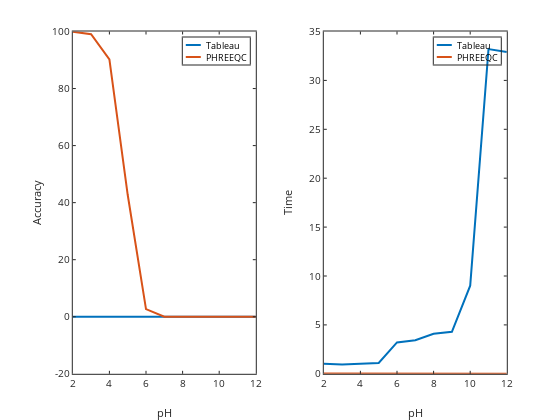

Notebook code for this chart:
### Code cell
subplot(121)
h=plot(pH,Almasserror,pH,AlmasserrorPHREEQC);
legend('Tableau','PHREEQC');
set(h,'linewidth',2)
xlabel('pH');ylabel('Accuracy (% error)')

subplot(122) 
h=plot(pH,tableautime,pH,PHREEQCtime);
legend('Tableau','PHREEQC');
set(h,'linewidth',2)
xlabel('pH');ylabel('Time')

### Figure 1 — Plotly figure (JSON) as saved in the notebook; plotly's stock layout.template omitted (floating-point values rounded to 4 significant figures)
{"data": [{"line": {"color": "rgb(0,113,188)", "dash": "solid", "width": 2}, "marker": {"color": "rgb(0,113,188)", "line": {"color": "rgb(0,113,188)"}, "size": 6, "symbol": "none"}, "mode": "lines", "name": "Tableau", "showlegend": true, "type": "scatter", "visibility": true, "x": [2, 3, 4, 5, 6, 7, 8, 9, 10, 11, 12], "xaxis": "x", "y": [7.974e-08, 7.974e-08, 7.974e-08, 7.974e-08, 7.974e-08, 7.974e-08, 7.974e-08, 7.974e-08, 7.974e-08, 7.974e-08, 7.974e-08], "yaxis": "y"}, {"line": {"color": "rgb(216,82,24)", "dash": "solid", "width": 2}, "marker": {"color": "rgb(216,82,24)", "line": {"color": "rgb(216,82,24)"}, "size": 6, "symbol": "none"}, "mode": "lines", "name": "PHREEQC", "showlegend": true, "type": "scatter", "visibility": true, "x": [2, 3, 4, 5, 6, 7, 8, 9, 10, 11, 12], "xaxis": "x", "y": [99.93, 99.04, 90.23, 42.76, 2.684, 0.005721, 5.728e-06, 5.84e-09, -8.903e-07, -3.619e-12, 1.429e-11], "yaxis": "y"}, {"hoverinfo": "none", "line": {"color": "rgb(0,113,188)", "dash": "solid", "width": 2}, "marker": {"color": "rgb(0,113,188)", "line": {"color": "rgb(0,113,188)"}, "size": 6, "symbol": "none"}, "mode": "lines", "name": "", "showlegend": false, "type": "scatter", "visibility": true, "x": [3, 18], "xaxis": "x2", "y": [7.5, 7.5], "yaxis": "y2"}, {"hoverinfo": "none", "line": {"color": "rgb(216,82,24)", "dash": "solid", "width": 2}, "marker": {"color": "rgb(216,82,24)", "line": {"color": "rgb(216,82,24)"}, "size": 6, "symbol": "none"}, "mode": "lines", "name": "", "showlegend": false, "type": "scatter", "visibility": true, "x": [3, 18], "xaxis": "x2", "y": [19.5, 19.5], "yaxis": "y2"}, {"line": {"color": "rgb(0,113,188)", "dash": "solid", "width": 2}, "marker": {"color": "rgb(0,113,188)", "line": {"color": "rgb(0,113,188)"}, "size": 6, "symbol": "none"}, "mode": "lines", "name": "Tableau", "showlegend": true, "type": "scatter", "visibility": true, "x": [2, 3, 4, 5, 6, 7, 8, 9, 10, 11, 12], "xaxis": "x3", "y": [1.016, 0.9576, 1.038, 1.11, 3.21, 3.438, 4.086, 4.296, 9.012, 33.2, 32.9], "yaxis": "y3"}, {"line": {"color": "rgb(216,82,24)", "dash": "solid", "width": 2}, "marker": {"color": "rgb(216,82,24)", "line": {"color": "rgb(216,82,24)"}, "size": 6, "symbol": "none"}, "mode": "lines", "name": "PHREEQC", "showlegend": true, "type": "scatter", "visibility": true, "x": [2, 3, 4, 5, 6, 7, 8, 9, 10, 11, 12], "xaxis": "x3", "y": [0.02569, 0.02145, 0.02015, 0.02533, 0.02089, 0.01761, 0.01776, 0.01704, 0.01771, 0.01697, 0.01764], "yaxis": "y3"}, {"hoverinfo": "none", "line": {"color": "rgb(0,113,188)", "dash": "solid", "width": 2}, "marker": {"color": "rgb(0,113,188)", "line": {"color": "rgb(0,113,188)"}, "size": 6, "symbol": "none"}, "mode": "lines", "name": "", "showlegend": false, "type": "scatter", "visibility": true, "x": [3, 18], "xaxis": "x4", "y": [7.5, 7.5], "yaxis": "y4"}, {"hoverinfo": "none", "line": {"color": "rgb(216,82,24)", "dash": "solid", "width": 2}, "marker": {"color": "rgb(216,82,24)", "line": {"color": "rgb(216,82,24)"}, "size": 6, "symbol": "none"}, "mode": "lines", "name": "", "showlegend": false, "type": "scatter", "visibility": true, "x": [3, 18], "xaxis": "x4", "y": [19.5, 19.5], "yaxis": "y4"}], "layout": {"annotations": [{"font": {"color": "rgb(0, 0, 0)", "size": 9}, "showarrow": false, "text": "Tableau", "x": 21, "xanchor": "left", "xref": "x2", "y": 7.5, "yanchor": "middle", "yref": "y2"}, {"font": {"color": "rgb(0, 0, 0)", "size": 9}, "showarrow": false, "text": "PHREEQC", "x": 21, "xanchor": "left", "xref": "x2", "y": 19.5, "yanchor": "middle", "yref": "y2"}, {"font": {"color": "rgb(0, 0, 0)", "size": 9}, "showarrow": false, "text": "Tableau", "x": 21, "xanchor": "left", "xref": "x4", "y": 7.5, "yanchor": "middle", "yref": "y4"}, {"font": {"color": "rgb(0, 0, 0)", "size": 9}, "showarrow": false, "text": "PHREEQC", "x": 21, "xanchor": "left", "xref": "x4", "y": 19.5, "yanchor": "middle", "yref": "y4"}], "height": 420, "hovermode": "closest", "margin": {"b": 0, "l": 0, "r": 0, "t": 0}, "plot_bgcolor": "rgba(0, 0, 0, 0)", "showlegend": false, "width": 560, "xaxis": {"anchor": "y", "autorange": false, "domain": [0.13, 0.4568], "exponentformat": "none", "gridcolor": "rgba(38,38,38,0.15)", "gridwidth": 1, "linecolor": "rgb(38,38,38)", "linewidth": 1, "mirror": "ticks", "range": [2, 12], "showgrid": false, "showline": true, "side": "bottom", "spikedash": "solid", "spikemode": "across", "spikesides": false, "spikethickness": 1, "tickangle": 0, "tickcolor": "rgb(38,38,38)", "tickfont": {"color": "rgb(38,38,38)", "size": 10}, "ticklen": 3, "ticks": "inside", "ticktext": ["2", "4", "6", "8", "10", "12"], "tickvals": [2, 4, 6, 8, 10, 12], "title": {"font": {"color": "rgb(38,38,38)", "size": 11}, "text": "pH"}, "type": "linear", "visible": true, "zeroline": false}, "xaxis2": {"anchor": "y2", "autorange": false, "domain": [0.3264, 0.4461], "exponentformat": "none", "fixedrange": true, "gridcolor": "rgba(38,38,38,0.15)", "gridwidth": 1, "linecolor": "rgb(38,38,38)", "linewidth": 1, "mirror": true, "range": [0, 67], "showgrid": false, "showline": true, "showspikes": false, "side": "bottom", "spikedash": "solid", "spikemode": "across", "spikesides": false, "spikethickness": 1, "tickangle": 0, "tickcolor": "rgb(38,38,38)", "tickfont": {"color": "rgb(38,38,38)", "size": 9}, "ticklen": 3, "ticks": "", "ticktext": [], "tickvals": [], "title": {"font": {"color": "rgb(0, 0, 0)", "size": 9.9}, "text": ""}, "type": "linear", "visible": true, "zeroline": false}, "xaxis3": {"anchor": "y3", "autorange": false, "domain": [0.5782, 0.905], "exponentformat": "none", "gridcolor": "rgba(38,38,38,0.15)", "gridwidth": 1, "linecolor": "rgb(38,38,38)", "linewidth": 1, "mirror": "ticks", "range": [2, 12], "showgrid": false, "showline": true, "side": "bottom", "spikedash": "solid", "spikemode": "across", "spikesides": false, "spikethickness": 1, "tickangle": 0, "tickcolor": "rgb(38,38,38)", "tickfont": {"color": "rgb(38,38,38)", "size": 10}, "ticklen": 3, "ticks": "inside", "ticktext": ["2", "4", "6", "8", "10", "12"], "tickvals": [2, 4, 6, 8, 10, 12], "title": {"font": {"color": "rgb(38,38,38)", "size": 11}, "text": "pH"}, "type": "linear", "visible": true, "zeroline": false}, "xaxis4": {"anchor": "y4", "autorange": false, "domain": [0.7746, 0.8943], "exponentformat": "none", "fixedrange": true, "gridcolor": "rgba(38,38,38,0.15)", "gridwidth": 1, "linecolor": "rgb(38,38,38)", "linewidth": 1, "mirror": true, "range": [0, 67], "showgrid": false, "showline": true, "showspikes": false, "side": "bottom", "spikedash": "solid", "spikemode": "across", "spikesides": false, "spikethickness": 1, "tickangle": 0, "tickcolor": "rgb(38,38,38)", "tickfont": {"color": "rgb(38,38,38)", "size": 9}, "ticklen": 3, "ticks": "", "ticktext": [], "tickvals": [], "title": {"font": {"color": "rgb(0, 0, 0)", "size": 9.9}, "text": ""}, "type": "linear", "visible": true, "zeroline": false}, "yaxis": {"anchor": "x", "autorange": false, "domain": [0.11, 0.925], "exponentformat": "none", "gridcolor": "rgba(38,38,38,0.15)", "gridwidth": 1, "linecolor": "rgb(38,38,38)", "linewidth": 1, "mirror": "ticks", "range": [-20, 100], "showgrid": false, "showline": true, "side": "left", "spikedash": "solid", "spikemode": "across", "spikesides": false, "spikethickness": 1, "tickangle": 0, "tickcolor": "rgb(38,38,38)", "tickfont": {"color": "rgb(38,38,38)", "size": 10}, "ticklen": 3, "ticks": "inside", "ticktext": ["-20", "0", "20", "40", "60", "80", "100"], "tickvals": [-20, 0, 20, 40, 60, 80, 100], "title": {"font": {"color": "rgb(38,38,38)", "size": 11}, "text": "Accuracy"}, "type": "linear", "visible": true, "zeroline": false}, "yaxis2": {"anchor": "x2", "autorange": false, "domain": [0.8464, 0.9107], "exponentformat": "none", "fixedrange": true, "gridcolor": "rgba(38,38,38,0.15)", "gridwidth": 1, "linecolor": "rgb(38,38,38)", "linewidth": 1, "mirror": true, "range": [27, 0], "showgrid": false, "showline": true, "showspikes": false, "side": "left", "spikedash": "solid", "spikemode": "across", "spikesides": false, "spikethickness": 1, "tickangle": 0, "tickcolor": "rgb(38,38,38)", "tickfont": {"color": "rgb(38,38,38)", "size": 9}, "ticklen": 3, "ticks": "", "ticktext": [], "tickvals": [], "title": {"font": {"color": "rgb(0, 0, 0)", "size": 9.9}, "text": ""}, "type": "linear", "visible": true, "zeroline": false}, "yaxis3": {"anchor": "x3", "autorange": false, "domain": [0.11, 0.925], "exponentformat": "none", "gridcolor": "rgba(38,38,38,0.15)", "gridwidth": 1, "linecolor": "rgb(38,38,38)", "linewidth": 1, "mirror": "ticks", "range": [0, 35], "showgrid": false, "showline": true, "side": "left", "spikedash": "solid", "spikemode": "across", "spikesides": false, "spikethickness": 1, "tickangle": 0, "tickcolor": "rgb(38,38,38)", "tickfont": {"color": "rgb(38,38,38)", "size": 10}, "ticklen": 3, "ticks": "inside", "ticktext": ["0", "5", "10", "15", "20", "25", "30", "35"], "tickvals": [0, 5, 10, 15, 20, 25, 30, 35], "title": {"font": {"color": "rgb(38,38,38)", "size": 11}, "text": "Time"}, "type": "linear", "visible": true, "zeroline": false}, "yaxis4": {"anchor": "x4", "autorange": false, "domain": [0.8464, 0.9107], "exponentformat": "none", "fixedrange": true, "gridcolor": "rgba(38,38,38,0.15)", "gridwidth": 1, "linecolor": "rgb(38,38,38)", "linewidth": 1, "mirror": true, "range": [27, 0], "showgrid": false, "showline": true, "showspikes": false, "side": "left", "spikedash": "solid", "spikemode": "across", "spikesides": false, "spikethickness": 1, "tickangle": 0, "tickcolor": "rgb(38,38,38)", "tickfont": {"color": "rgb(38,38,38)", "size": 9}, "ticklen": 3, "ticks": "", "ticktext": [], "tickvals": [], "title": {"font": {"color": "rgb(0, 0, 0)", "size": 9.9}, "text": ""}, "type": "linear", "visible": true, "zeroline": false}}}
